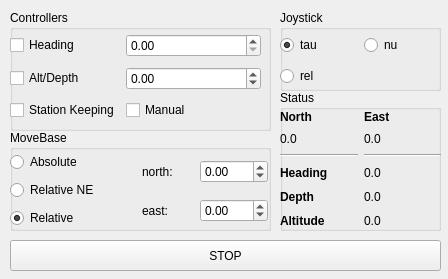
<?xml version="1.0" encoding="UTF-8"?>
<ui version="4.0">
 <class>Form</class>
 <widget class="QWidget" name="Form">
  <property name="geometry">
   <rect>
    <x>0</x>
    <y>0</y>
    <width>448</width>
    <height>279</height>
   </rect>
  </property>
  <property name="windowTitle">
   <string>Form</string>
  </property>
  <widget class="QGroupBox" name="groupBox">
   <property name="geometry">
    <rect>
     <x>280</x>
     <y>90</y>
     <width>161</width>
     <height>141</height>
    </rect>
   </property>
   <property name="title">
    <string>Status</string>
   </property>
   <widget class="QWidget" name="gridLayoutWidget_2">
    <property name="geometry">
     <rect>
      <x>0</x>
      <y>20</y>
      <width>161</width>
      <height>120</height>
     </rect>
    </property>
    <layout class="QGridLayout" name="gridLayout_2">
     <item row="5" column="2">
      <widget class="QLabel" name="statusAltitude">
       <property name="text">
        <string>0.0</string>
       </property>
      </widget>
     </item>
     <item row="0" column="1">
      <widget class="QLabel" name="label">
       <property name="sizePolicy">
        <sizepolicy hsizetype="Preferred" vsizetype="Maximum">
         <horstretch>0</horstretch>
         <verstretch>0</verstretch>
        </sizepolicy>
       </property>
       <property name="font">
        <font>
         <weight>75</weight>
         <bold>true</bold>
        </font>
       </property>
       <property name="text">
        <string>North</string>
       </property>
      </widget>
     </item>
     <item row="3" column="1">
      <widget class="QLabel" name="label_3">
       <property name="font">
        <font>
         <weight>75</weight>
         <bold>true</bold>
        </font>
       </property>
       <property name="text">
        <string>Heading</string>
       </property>
      </widget>
     </item>
     <item row="3" column="2">
      <widget class="QLabel" name="statusHeading">
       <property name="text">
        <string>0.0</string>
       </property>
      </widget>
     </item>
     <item row="4" column="1">
      <widget class="QLabel" name="label_4">
       <property name="font">
        <font>
         <weight>75</weight>
         <bold>true</bold>
        </font>
       </property>
       <property name="text">
        <string>Depth</string>
       </property>
      </widget>
     </item>
     <item row="0" column="2">
      <widget class="QLabel" name="label_2">
       <property name="sizePolicy">
        <sizepolicy hsizetype="Preferred" vsizetype="Maximum">
         <horstretch>0</horstretch>
         <verstretch>0</verstretch>
        </sizepolicy>
       </property>
       <property name="font">
        <font>
         <weight>75</weight>
         <bold>true</bold>
        </font>
       </property>
       <property name="text">
        <string>East</string>
       </property>
      </widget>
     </item>
     <item row="5" column="1">
      <widget class="QLabel" name="label_7">
       <property name="font">
        <font>
         <weight>75</weight>
         <bold>true</bold>
        </font>
       </property>
       <property name="text">
        <string>Altitude</string>
       </property>
      </widget>
     </item>
     <item row="1" column="1">
      <widget class="QLabel" name="statusNorth">
       <property name="sizePolicy">
        <sizepolicy hsizetype="Preferred" vsizetype="Preferred">
         <horstretch>0</horstretch>
         <verstretch>0</verstretch>
        </sizepolicy>
       </property>
       <property name="text">
        <string>0.0</string>
       </property>
      </widget>
     </item>
     <item row="1" column="2">
      <widget class="QLabel" name="statusEast">
       <property name="sizePolicy">
        <sizepolicy hsizetype="Preferred" vsizetype="Preferred">
         <horstretch>0</horstretch>
         <verstretch>0</verstretch>
        </sizepolicy>
       </property>
       <property name="text">
        <string>0.0</string>
       </property>
      </widget>
     </item>
     <item row="4" column="2">
      <widget class="QLabel" name="statusDepth">
       <property name="text">
        <string>0.0</string>
       </property>
      </widget>
     </item>
     <item row="2" column="1">
      <widget class="Line" name="line">
       <property name="orientation">
        <enum>Qt::Horizontal</enum>
       </property>
      </widget>
     </item>
     <item row="2" column="2">
      <widget class="Line" name="line_2">
       <property name="orientation">
        <enum>Qt::Horizontal</enum>
       </property>
      </widget>
     </item>
    </layout>
   </widget>
  </widget>
  <widget class="QGroupBox" name="groupBox_2">
   <property name="geometry">
    <rect>
     <x>10</x>
     <y>130</y>
     <width>261</width>
     <height>101</height>
    </rect>
   </property>
   <property name="title">
    <string>MoveBase</string>
   </property>
   <widget class="QWidget" name="horizontalLayoutWidget">
    <property name="geometry">
     <rect>
      <x>0</x>
      <y>20</y>
      <width>258</width>
      <height>82</height>
     </rect>
    </property>
    <layout class="QHBoxLayout" name="horizontalLayout">
     <item>
      <layout class="QVBoxLayout" name="verticalLayout">
       <item>
        <widget class="QRadioButton" name="absRadio">
         <property name="text">
          <string>Absolute</string>
         </property>
         <property name="checked">
          <bool>false</bool>
         </property>
        </widget>
       </item>
       <item>
        <widget class="QRadioButton" name="nePosRadio">
         <property name="text">
          <string>Relative NE</string>
         </property>
        </widget>
       </item>
       <item>
        <widget class="QRadioButton" name="relPosRadio">
         <property name="text">
          <string>Relative</string>
         </property>
         <property name="checked">
          <bool>true</bool>
         </property>
        </widget>
       </item>
      </layout>
     </item>
     <item>
      <layout class="QGridLayout" name="gridLayout">
       <item row="0" column="0">
        <widget class="QLabel" name="label_5">
         <property name="text">
          <string>north:</string>
         </property>
        </widget>
       </item>
       <item row="0" column="1">
        <widget class="QDoubleSpinBox" name="northRef">
         <property name="minimum">
          <double>-100.000000000000000</double>
         </property>
         <property name="maximum">
          <double>100.000000000000000</double>
         </property>
        </widget>
       </item>
       <item row="1" column="0">
        <widget class="QLabel" name="label_6">
         <property name="text">
          <string>east:</string>
         </property>
        </widget>
       </item>
       <item row="1" column="1">
        <widget class="QDoubleSpinBox" name="eastRef">
         <property name="minimum">
          <double>-100.000000000000000</double>
         </property>
         <property name="maximum">
          <double>100.000000000000000</double>
         </property>
        </widget>
       </item>
      </layout>
     </item>
    </layout>
   </widget>
  </widget>
  <widget class="QGroupBox" name="groupBox_3">
   <property name="geometry">
    <rect>
     <x>10</x>
     <y>10</y>
     <width>261</width>
     <height>121</height>
    </rect>
   </property>
   <property name="title">
    <string>Controllers</string>
   </property>
   <widget class="QWidget" name="gridLayoutWidget_3">
    <property name="geometry">
     <rect>
      <x>0</x>
      <y>20</y>
      <width>251</width>
      <height>96</height>
     </rect>
    </property>
    <layout class="QGridLayout" name="gridLayout_3">
     <item row="0" column="1">
      <widget class="QDoubleSpinBox" name="headingRef">
       <property name="sizePolicy">
        <sizepolicy hsizetype="MinimumExpanding" vsizetype="Fixed">
         <horstretch>0</horstretch>
         <verstretch>0</verstretch>
        </sizepolicy>
       </property>
       <property name="maximum">
        <double>360.000000000000000</double>
       </property>
      </widget>
     </item>
     <item row="0" column="0">
      <widget class="QCheckBox" name="headingEnable">
       <property name="text">
        <string>Heading</string>
       </property>
      </widget>
     </item>
     <item row="1" column="1">
      <widget class="QDoubleSpinBox" name="depthRef">
       <property name="minimum">
        <double>-1000.000000000000000</double>
       </property>
       <property name="maximum">
        <double>1000.000000000000000</double>
       </property>
      </widget>
     </item>
     <item row="1" column="0">
      <widget class="QCheckBox" name="depthEnable">
       <property name="text">
        <string>Alt/Depth</string>
       </property>
      </widget>
     </item>
     <item row="2" column="0">
      <widget class="QCheckBox" name="dpEnable">
       <property name="text">
        <string>Station Keeping</string>
       </property>
      </widget>
     </item>
     <item row="2" column="1">
      <widget class="QCheckBox" name="manualEnable">
       <property name="text">
        <string>Manual</string>
       </property>
      </widget>
     </item>
    </layout>
   </widget>
  </widget>
  <widget class="QGroupBox" name="groupBox_4">
   <property name="geometry">
    <rect>
     <x>280</x>
     <y>10</y>
     <width>161</width>
     <height>81</height>
    </rect>
   </property>
   <property name="title">
    <string>Joystick</string>
   </property>
   <widget class="QWidget" name="gridLayoutWidget">
    <property name="geometry">
     <rect>
      <x>0</x>
      <y>20</y>
      <width>161</width>
      <height>61</height>
     </rect>
    </property>
    <layout class="QGridLayout" name="gridLayout_4">
     <item row="0" column="0">
      <widget class="QRadioButton" name="tauRadio">
       <property name="text">
        <string>tau</string>
       </property>
       <property name="checked">
        <bool>true</bool>
       </property>
      </widget>
     </item>
     <item row="0" column="1">
      <widget class="QRadioButton" name="nuRadio">
       <property name="text">
        <string>nu</string>
       </property>
      </widget>
     </item>
     <item row="1" column="0">
      <widget class="QRadioButton" name="relRadio">
       <property name="text">
        <string>rel</string>
       </property>
      </widget>
     </item>
    </layout>
   </widget>
  </widget>
  <widget class="QPushButton" name="Stop">
   <property name="geometry">
    <rect>
     <x>10</x>
     <y>240</y>
     <width>431</width>
     <height>31</height>
    </rect>
   </property>
   <property name="text">
    <string>STOP</string>
   </property>
  </widget>
 </widget>
 <resources/>
 <connections/>
</ui>
